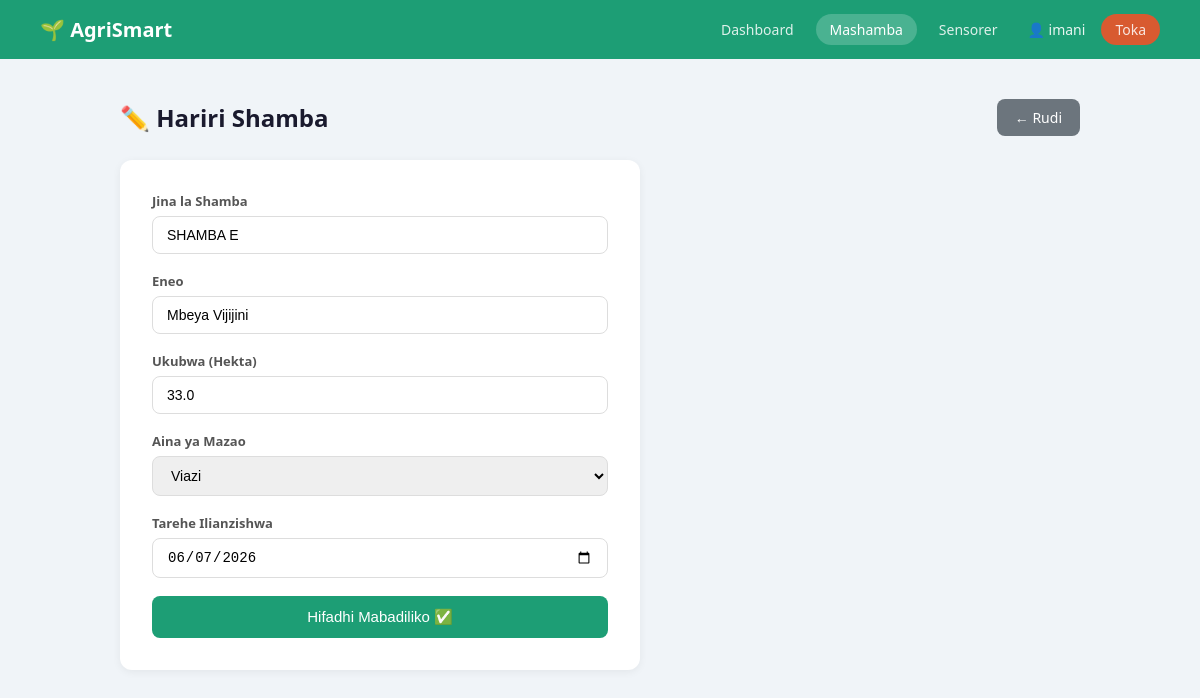
The app's page /mashamba/hariri/5 (signed in) with its own data.
### tables this page shows
CREATE TABLE mashamba (
            id INTEGER PRIMARY KEY AUTOINCREMENT,
            jina TEXT NOT NULL,
            eneo TEXT NOT NULL,
            ukubwa_hekta REAL NOT NULL,
            aina_mazao TEXT NOT NULL,
            tarehe_ilianzishwa TEXT NOT NULL,
            created_at TIMESTAMP DEFAULT CURRENT_TIMESTAMP
        );

### routes/shamba.py (the view, shortened to what this page needs)
@shamba_bp.route('/mashamba/hariri/<int:id>', methods=['GET', 'POST'])
def hariri_shamba(id):
    check = login_required()
    if check: return check
    db = get_db()
    cursor = db.cursor()
    cursor.execute('SELECT * FROM mashamba WHERE id = ?', (id,))
    shamba = cursor.fetchone()
    db.close()
    if not shamba:
        flash('Shamba halipatikani!', 'hatari')
        return redirect(url_for('shamba.mashamba'))
    return render_template('hariri_shamba.html', shamba=shamba)

### database.py (called while the page is built)
def get_db():
    conn = sqlite3.connect(DATABASE)
    conn.row_factory = sqlite3.Row
    return conn

### routes/shamba.py (called while the page is built)
def login_required():
    if 'mtumiaji_id' not in session:
        flash('Ingia kwanza!', 'hatari')
        return redirect(url_for('auth.login'))
    return None

### templates/hariri_shamba.html (shortened to what this page needs)
<!DOCTYPE html>
<html lang="sw">
<head>
    <link rel="stylesheet" href="{{ url_for('static', filename='style.css') }}">
</head>
<body>
    <nav class="navbar">
        <div class="nav-brand">🌱 AgriSmart</div>
        <div class="nav-links">
            <a href="{{ url_for('dashboard.dashboard') }}">Dashboard</a>
            <a href="{{ url_for('shamba.mashamba') }}" class="active">Mashamba</a>
            <a href="{{ url_for('sensor.sensorer') }}">Sensorer</a>
            <span class="nav-user">👤 {{ session.mtumiaji_jina }}</span>
            <a href="{{ url_for('auth.logout') }}" class="btn btn-sm btn-delete">Toka</a>
        </div>
    </nav>
    <div class="container">
        <div class="page-header">
            <h1>✏️ Hariri Shamba</h1>
            <a href="{{ url_for('shamba.mashamba') }}" class="btn btn-secondary">← Rudi</a>
        </div>
        <div class="form-card">
            <form method="POST">
                <div class="form-group">
                    <label>Jina la Shamba</label>
                    <input type="text" name="jina" value="{{ shamba.jina }}" required>
                </div>
                <div class="form-group">
                    <label>Eneo</label>
                    <input type="text" name="eneo" value="{{ shamba.eneo }}" required>
                </div>
                <div class="form-group">
                    <label>Ukubwa (Hekta)</label>
                    <input type="number" name="ukubwa_hekta" step="0.01" value="{{ shamba.ukubwa_hekta }}" required>
                </div>
                <div class="form-group">
                    <label>Aina ya Mazao</label>
                    <select name="aina_mazao" required>
                        {% for mazao in ['Mahindi','Mpunga','Viazi','Maharagwe','Ndizi','Kahawa','Chai','Nyanya'] %}
                        <option {% if shamba.aina_mazao == mazao %}selected{% endif %}>{{ mazao }}</option>
                        {% endfor %}
                    </select>
                </div>
                <div class="form-group">
                    <label>Tarehe Ilianzishwa</label>
                    <input type="date" name="tarehe_ilianzishwa" value="{{ shamba.tarehe_ilianzishwa }}" required>
                </div>
                <button type="submit" class="btn btn-primary btn-full">Hifadhi Mabadiliko ✅</button>
            </form>
        </div>
    </div>
</body>
</html>

### static/style.css (style rules this page uses)
* { box-sizing: border-box; margin: 0; padding: 0; }
body { font-family: 'Segoe UI', sans-serif; background: #f0f4f8; color: #333; background-image: url("ima.png"); }
.navbar { background: #1D9E75; padding: 14px 40px; display: flex; justify-content: space-between; align-items: center; }
.nav-brand { color: #fff; font-size: 20px; font-weight: 700; }
.nav-links { display: flex; align-items: center; gap: 8px; }
.nav-links a { color: rgba(255,255,255,0.85); text-decoration: none; padding: 6px 14px; border-radius: 20px; font-size: 14px; transition: background 0.2s; }
.nav-links a:hover, .nav-links a.active { background: rgba(255,255,255,0.2); color: #fff; }
.nav-user { color: rgba(255,255,255,0.9); font-size: 14px; margin: 0 8px; }
.container { max-width: 1000px; margin: 40px auto; padding: 0 20px; }
.page-header { display: flex; justify-content: space-between; align-items: center; margin-bottom: 24px; }
.page-header h1 { font-size: 24px; color: #1a1a2e; }
.btn { padding: 9px 18px; border-radius: 8px; border: none; cursor: pointer; font-size: 14px; text-decoration: none; display: inline-block; transition: opacity 0.2s; }
.btn-primary { background: #1D9E75; color: #fff; }
.btn-secondary { background: #6c757d; color: #fff; }
.btn-delete { background: #D85A30; color: #fff; }
.btn-sm { padding: 5px 12px; font-size: 13px; }
.btn-full { width: 100%; text-align: center; padding: 12px; font-size: 15px; }
.form-card { background: #fff; border-radius: 12px; padding: 32px; box-shadow: 0 2px 8px rgba(0,0,0,0.06); max-width: 520px; }
.form-group { margin-bottom: 18px; }
.form-group label { display: block; font-size: 13px; font-weight: 600; color: #555; margin-bottom: 6px; }
.form-group input, .form-group select { width: 100%; padding: 10px 14px; border: 1px solid #ddd; border-radius: 8px; font-size: 14px; outline: none; transition: border-color 0.2s; }

### records on screen
mashamba: jina "SHAMBA E", eneo "Mbeya Vijijini", ukubwa_hekta "33.0", aina_mazao "Viazi", tarehe_ilianzishwa "06/07/2026"

### other values on screen
{{ session.mtumiaji_jina }} "imani"
